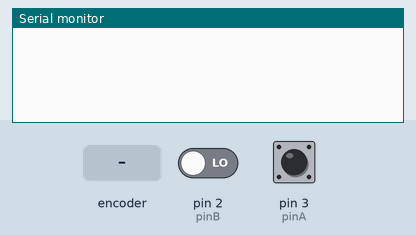
Recording of a sketch running on a simulated Arduino Uno, built with avr-gcc and run on an emulated ATmega328P. On the bench: the last lines printed to the serial monitor. Inputs (shaded band) come from the test bench; at power-on: pin 2 (pinB) LOW, pin 3 (pinA) HIGH.

Above: at 1.2 s.
1.3 s: rotary encoder on pin 3 (pinA) / pin 2 (pinB) turned 1 step (first pin leading)
At 2.5 s:
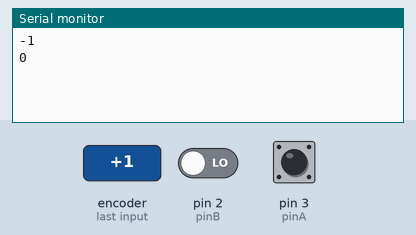
3.0 s: rotary encoder on pin 3 (pinA) / pin 2 (pinB) turned 1 step (first pin leading)
At 3.7 s:
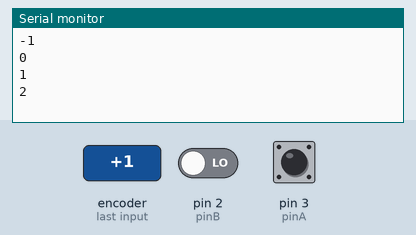
Timing chart, 0 to 6.0 s (numbered marks = the images above; inputs shaded):
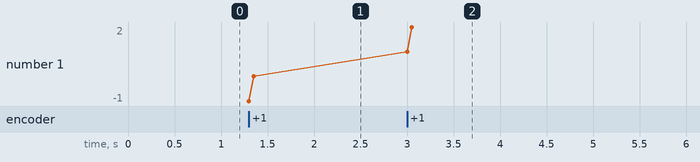

Measured:
- after the input at 1.3 s, the serial monitor: prints a new line at once (image 1)
- after the input at 3.0 s, the serial monitor: prints a new line at once (image 2)
- plotted number 1: 0 → 2 after the input at 3.0 s

The sketch:

rotary.ino
```cpp
 int pinA = 3;  // Connected to CLK on KY-040
 int pinB = 2;  // Connected to DT on KY-040
 int encoderPos = 0;
 int pinALast;
 int aVal;
 boolean bCW;

 void setup() {
   pinMode (pinA,INPUT);
   pinMode (pinB,INPUT);
   /* Read Pin A
   Whatever state it's in will reflect the last position
   */
   pinALast = digitalRead(pinA);
   Serial.begin (9600);
 }

 void loop() {
   aVal = digitalRead(pinA);
   //Serial.println(aVal);
   if (aVal != pinALast){ // Means the knob is rotating
     // if the knob is rotating, we need to determine direction
     // We do that by reading pin B.
     if (digitalRead(pinB) != aVal) {  // Means pin A Changed first - We're Rotating Clockwise
       encoderPos ++;
       //bCW = true;
     }
     else {// Otherwise B changed first and we're moving CCW
       //bCW = false;
       encoderPos--;
     }
     Serial.println(encoderPos);

   }
   pinALast = aVal;
 }
```
